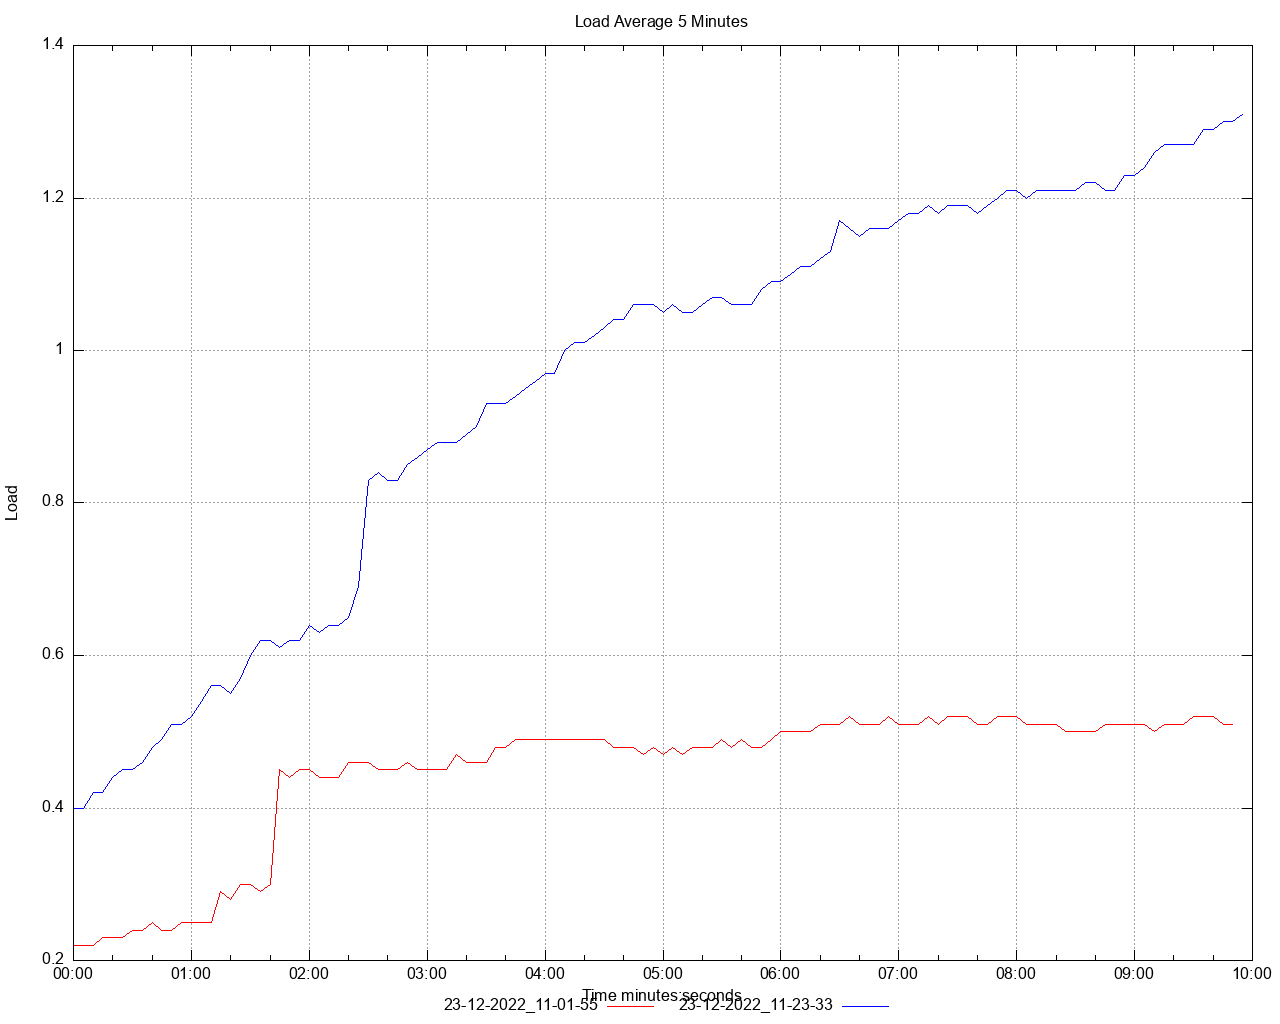

The gnuplot source for this figure:
set title 'Load Average 5 Minutes' noenhanced
set style data lines
set datafile separator ","
set terminal png size 1280,1024
set grid
set key below
set xdata time
set timefmt "%s"
offset = 0
t0(x)=(offset=($0==0) ? x : offset, x - offset)
set xlabel 'Time minutes:seconds'
set ylabel 'Load'
set output '/Users/ahmet.mircik/Workspace/python/hazelcast-simulator/offload-benchmarks/report/dstat/load_average_5m_A1.png'
plot \
   '/Users/ahmet.mircik/Workspace/python/hazelcast-simulator/offload-benchmarks/report/data/load_average_5m_A1_1.data' using (t0(timecolumn(1))):2 title "23-12-2022_11-01-55" noenhanced lt rgb "red", \
   '/Users/ahmet.mircik/Workspace/python/hazelcast-simulator/offload-benchmarks/report/data/load_average_5m_A1_2.data' using (t0(timecolumn(1))):2 title "23-12-2022_11-23-33" noenhanced lt rgb "blue", \
